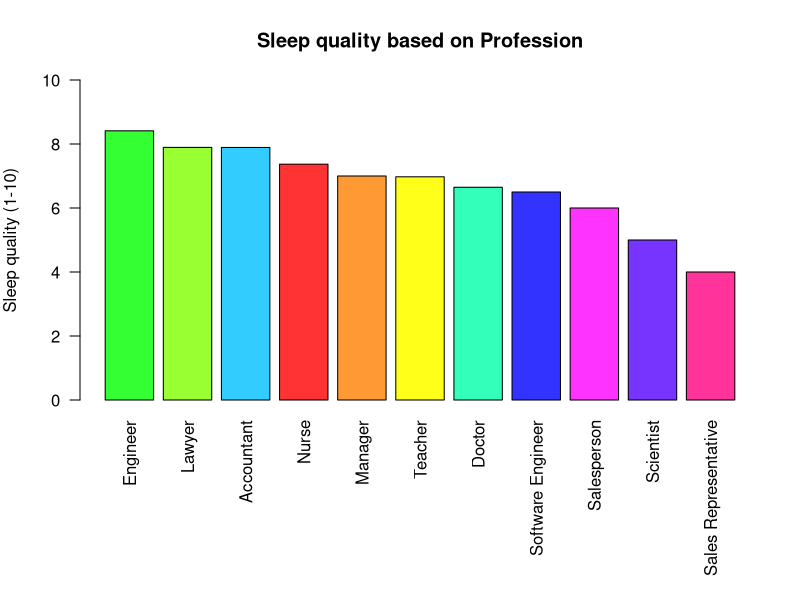
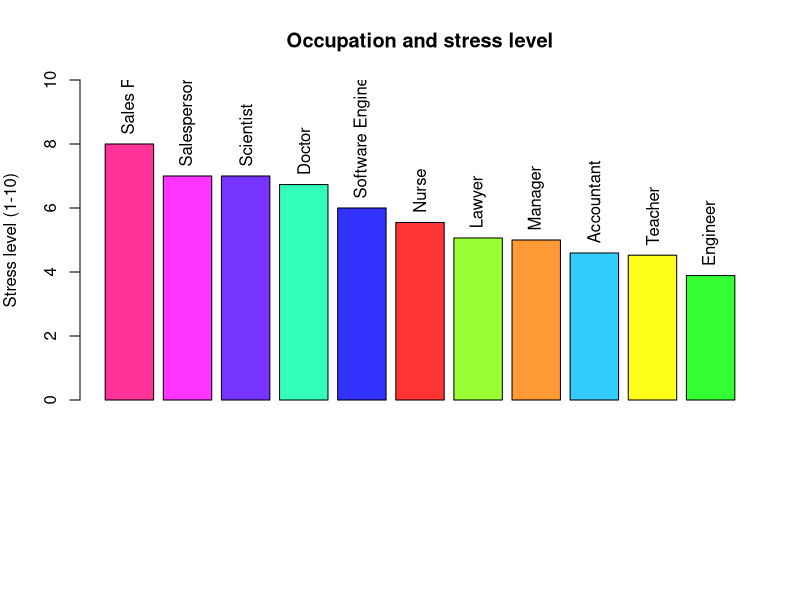
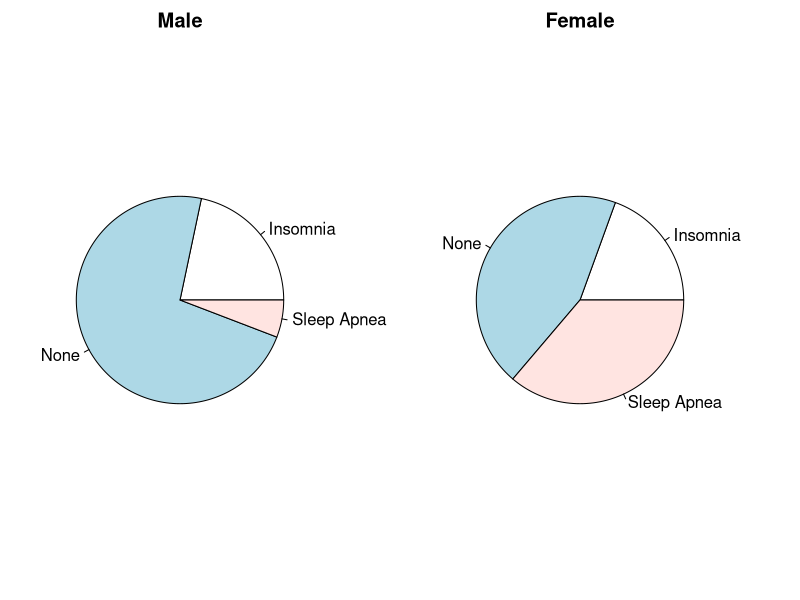
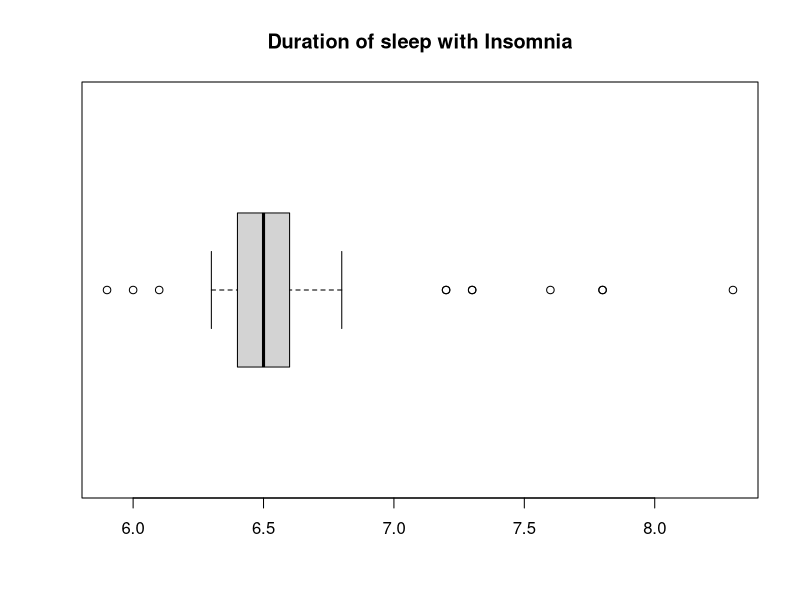
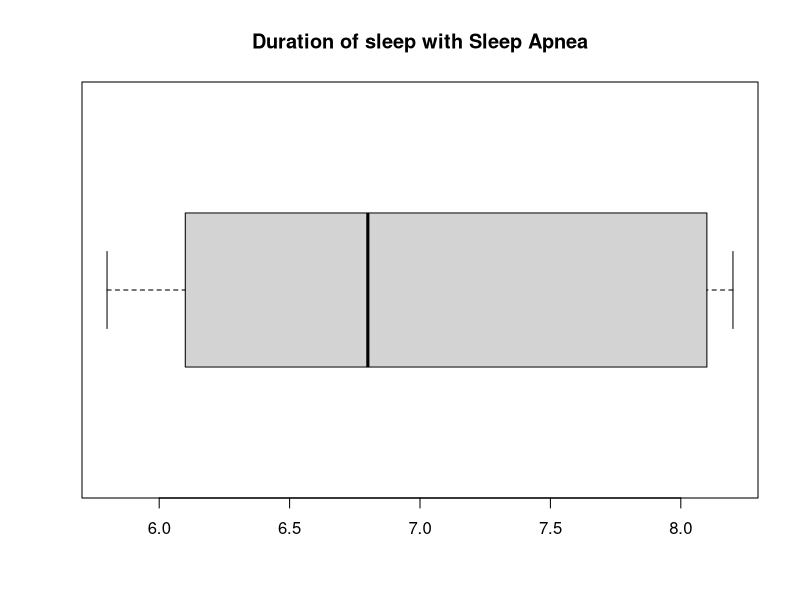

Source code (R) for these figures, in order:
## ---- chunk 1
old<-par(no.readonly = TRUE)
## ---- chunk 2
#Reading the file 
sleep<-read.csv("sleep.csv")
head(sleep)
## ---- chunk 3
#types of data and sample size 
str(sleep)


#changing tyoes of data to Factor for easier summary 
sleep$occupation <-factor(sleep$occupation)
sleep$sleep_disorder <- factor(sleep$sleep_disorder)


#summary for main data
summary(sleep)



#distribution of age, sleep duration, stress level, daily steps

sapply(sleep[,c("age","sleep_duration","stress_level","daily_steps")], FUN=sd)



#Types of Jobs at a study and length 
unique(sleep$occupation)
length(unique(sleep$occupation))


## ---- chunk 4
coljack<- matrix(c("#33ccff","#33ffbb","#33ff33","#99ff33","#ff9933","#ff3333","#ff3399","#ff33ff","#7733ff","#3333ff","#ffff1a"), nrow=11)

## ---- chunk 5

sleepocqw<-aggregate( sleep_quality ~ occupation, data = sleep, FUN = mean)
sleepocqw<-cbind(sleepocqw,coljack)
sleepocqw <- sleepocqw[order(-sleepocqw$sleep_quality),]
print(sleepocqw[,c("occupation","sleep_quality")])
par(mar = c(10, 4, 4, 2))
barplot(sleepocqw$sleep_quality,
        names.arg = sleepocqw$occupation,
        col = sleepocqw$coljack,
        main = "Sleep quality based on Profession",
        axis.lty = 0,
        las=2,
        ylim = c(0,10),
        ylab = "Sleep quality (1-10)"
        
        )
        


## ---- chunk 6
sleepocst<-aggregate(stress_level ~ occupation, data = sleep, FUN = mean )
sleepocst<-cbind(sleepocst,coljack)
sleepocst<-sleepocst[order(-sleepocst$stress_level),]
print(sleepocst[,c("occupation","stress_level")])

bpst<-barplot(sleepocst$stress_level, col = sleepocst$coljack,  main = "Occupation and stress level", ylab = "Stress level (1-10)", ylim = c(0,10), )

text(x = bpst, y = sleepocst$stress_level + 0.3, labels = sleepocst$occupation, srt = 90,adj = 0,cex = 1
)
## ---- chunk 7

table(sleep$sleep_disorder)
gender_w_dis<-table(sleep$gender, sleep$sleep_disorder)


par(mfrow=c(1,2),mar= c(2,2,2,4))
pie(gender_w_dis["Male", ],main = "Male")

pie(gender_w_dis["Female", ],main = "Female")

par(old)
## ---- chunk 8
  sleep_male<-sleep[sleep$gender %in% c("Male"),]
    sleep_female<-sleep[sleep$gender %in% c("Female"),]
## ---- chunk 9
sleepocqw_male<-aggregate( sleep_quality ~ occupation, data = sleep_male, FUN = mean)
sleepocqw_male <- sleepocqw_male[order(-sleepocqw_male$sleep_quality),]
print(sleepocqw_male)


## ---- chunk 10
sleepocqw_female<-aggregate( sleep_quality ~ occupation, data = sleep_female, FUN = mean)
sleepocqw_female <- sleepocqw_female[order(-sleepocqw_female$sleep_quality),]
print(sleepocqw_female)



## ---- chunk 11

sleepocst_Male<-aggregate(stress_level ~ occupation, data = sleep_male, FUN = mean )
sleepocst_Male<-sleepocst_Male[order(-sleepocst_Male$stress_level),]
print(sleepocst_Male)


## ---- chunk 12
sleepocst_Female<-aggregate(stress_level ~ occupation, data = sleep_female, FUN = mean )
sleepocst_Female<-sleepocst_Female[order(-sleepocst_Female$stress_level),]
print(sleepocst_Female)



## ---- chunk 13
print(cor(sleep$sleep_quality,sleep$stress_level))

## ---- chunk 14

 sleep_male_insomnia<-sleep_male[sleep_male$sleep_disorder %in% c("Insomnia"),]
print(length(sleep_male_insomnia$gender)/length(sleep_male$gender)*100)

## ---- chunk 15
print(mean(sleep_male_insomnia$daily_steps))
## ---- chunk 16
sleep_insomnia<-sleep[sleep$sleep_disorder %in% c("Insomnia"),]
summary(sleep_insomnia$sleep_duration)
boxplot(sleep_insomnia$sleep_duration, horizontal = TRUE, main = "Duration of sleep with Insomnia")




sleep_apnea<-sleep[sleep$sleep_disorder %in% c("Sleep Apnea"),]
print(summary(sleep_apnea$sleep_duration))

boxplot(sleep_apnea$sleep_duration, horizontal = TRUE,main = "Duration of sleep with Sleep Apnea")
